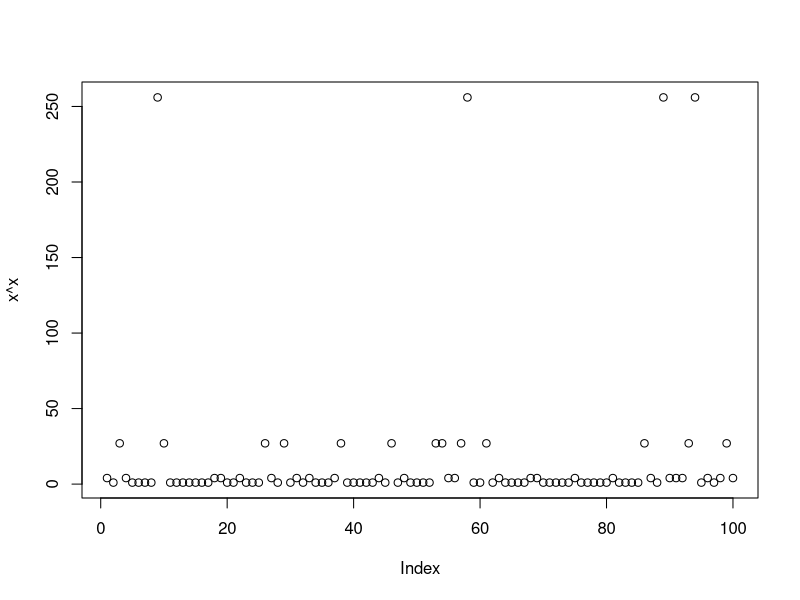
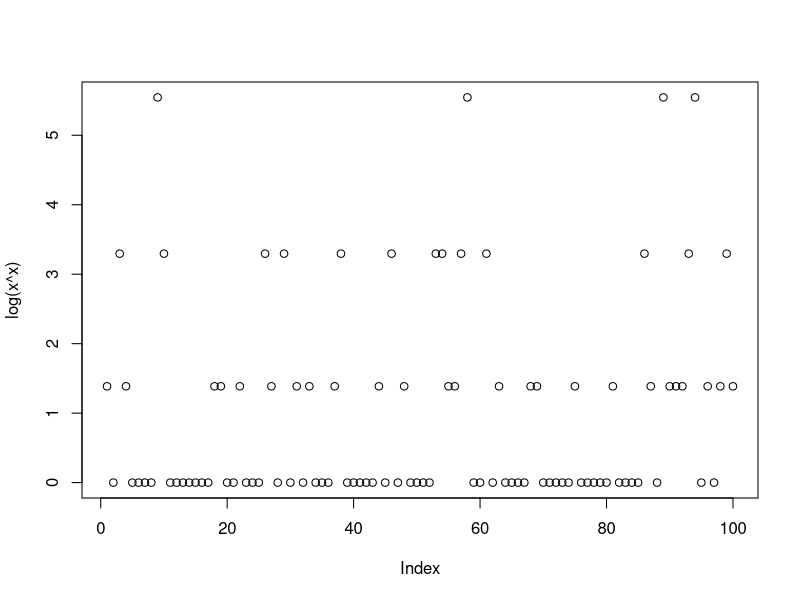

Source code (R) for these figures, in order:
n <- 5
p<-0.25

# get some random data
x <- rbinom(100, n, p)

# no transformation
plot(x^x)

#With log transformation
plot(log(x^x))
